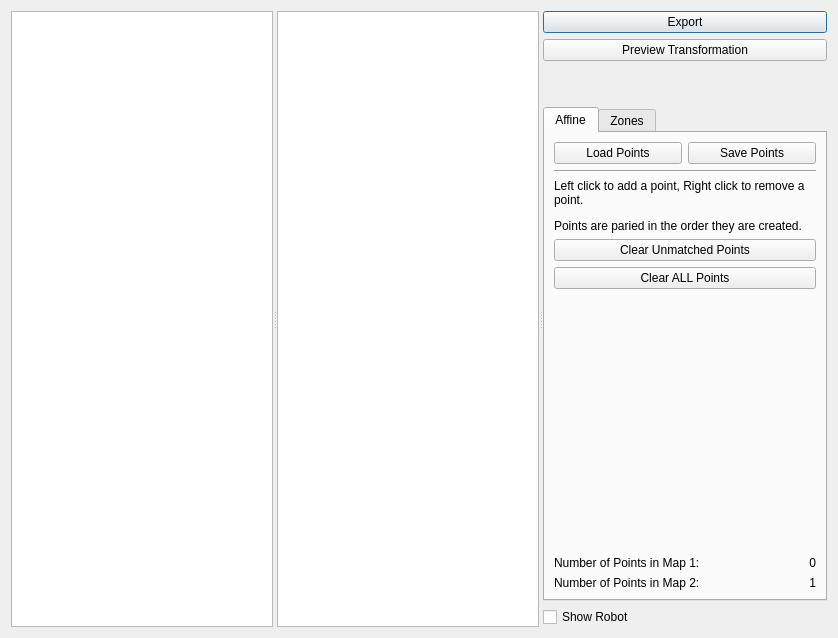
<?xml version="1.0" encoding="UTF-8"?>
<ui version="4.0">
 <class>Window</class>
 <widget class="QDialog" name="Window">
  <property name="geometry">
   <rect>
    <x>0</x>
    <y>0</y>
    <width>838</width>
    <height>638</height>
   </rect>
  </property>
  <property name="windowTitle">
   <string>Dialog</string>
  </property>
  <layout class="QVBoxLayout" name="verticalLayout_4">
   <item>
    <widget class="QSplitter" name="splitter">
     <property name="orientation">
      <enum>Qt::Horizontal</enum>
     </property>
     <widget class="customView" name="source">
      <property name="cursor" stdset="0">
       <cursorShape>CrossCursor</cursorShape>
      </property>
      <property name="mouseTracking">
       <bool>false</bool>
      </property>
     </widget>
     <widget class="customView" name="destination">
      <property name="cursor" stdset="0">
       <cursorShape>CrossCursor</cursorShape>
      </property>
     </widget>
     <widget class="QWidget" name="layoutWidget">
      <layout class="QVBoxLayout" name="verticalLayout" stretch="0,0,0,0,0">
       <item>
        <widget class="QPushButton" name="export_btn">
         <property name="text">
          <string>Export</string>
         </property>
        </widget>
       </item>
       <item>
        <widget class="QPushButton" name="transform_btn">
         <property name="text">
          <string>Preview Transformation</string>
         </property>
        </widget>
       </item>
       <item>
        <spacer name="verticalSpacer">
         <property name="orientation">
          <enum>Qt::Vertical</enum>
         </property>
         <property name="sizeType">
          <enum>QSizePolicy::Minimum</enum>
         </property>
         <property name="sizeHint" stdset="0">
          <size>
           <width>20</width>
           <height>40</height>
          </size>
         </property>
        </spacer>
       </item>
       <item>
        <widget class="QTabWidget" name="tools">
         <property name="currentIndex">
          <number>0</number>
         </property>
         <widget class="QWidget" name="affine_tool">
          <attribute name="title">
           <string>Affine</string>
          </attribute>
          <layout class="QVBoxLayout" name="verticalLayout_2">
           <item>
            <layout class="QHBoxLayout" name="horizontalLayout_2">
             <item>
              <widget class="QPushButton" name="loadPoint_btn">
               <property name="toolTip">
                <string>Loads a file of saved points on a map</string>
               </property>
               <property name="text">
                <string>Load Points</string>
               </property>
              </widget>
             </item>
             <item>
              <widget class="QPushButton" name="exportPoint_btn">
               <property name="toolTip">
                <string>&lt;html&gt;&lt;head/&gt;&lt;body&gt;&lt;p&gt;Saves the position of current points in a file for later use&lt;/p&gt;&lt;/body&gt;&lt;/html&gt;</string>
               </property>
               <property name="text">
                <string>Save Points</string>
               </property>
              </widget>
             </item>
            </layout>
           </item>
           <item>
            <widget class="Line" name="line">
             <property name="orientation">
              <enum>Qt::Horizontal</enum>
             </property>
            </widget>
           </item>
           <item>
            <widget class="QLabel" name="label_6">
             <property name="text">
              <string>&lt;html&gt;&lt;head/&gt;&lt;body&gt;&lt;p&gt;Left click to add a point, Right click to remove a point. &lt;/p&gt;&lt;p&gt;Points are paried in the order they are created.&lt;/p&gt;&lt;/body&gt;&lt;/html&gt;</string>
             </property>
             <property name="wordWrap">
              <bool>true</bool>
             </property>
            </widget>
           </item>
           <item>
            <widget class="QPushButton" name="clearUnmatched_btn">
             <property name="toolTip">
              <string>Removes points that are not paired on both maps</string>
             </property>
             <property name="text">
              <string>Clear Unmatched Points</string>
             </property>
            </widget>
           </item>
           <item>
            <widget class="QPushButton" name="clearAll_btn">
             <property name="toolTip">
              <string>&lt;html&gt;&lt;head/&gt;&lt;body&gt;&lt;p&gt;Removes&lt;span style=&quot; font-size:12pt; font-weight:600;&quot;&gt; all points&lt;/span&gt; from both maps&lt;/p&gt;&lt;/body&gt;&lt;/html&gt;</string>
             </property>
             <property name="text">
              <string>Clear ALL Points</string>
             </property>
            </widget>
           </item>
           <item>
            <spacer name="verticalSpacer_2">
             <property name="orientation">
              <enum>Qt::Vertical</enum>
             </property>
             <property name="sizeHint" stdset="0">
              <size>
               <width>20</width>
               <height>40</height>
              </size>
             </property>
            </spacer>
           </item>
           <item>
            <layout class="QHBoxLayout" name="horizontalLayout">
             <item>
              <widget class="QLabel" name="label">
               <property name="text">
                <string>Number of Points in Map 1: </string>
               </property>
              </widget>
             </item>
             <item>
              <widget class="QLabel" name="label_4">
               <property name="text">
                <string>0</string>
               </property>
               <property name="alignment">
                <set>Qt::AlignRight|Qt::AlignTrailing|Qt::AlignVCenter</set>
               </property>
              </widget>
             </item>
            </layout>
           </item>
           <item>
            <layout class="QHBoxLayout" name="horizontalLayout_3">
             <item>
              <widget class="QLabel" name="label_3">
               <property name="text">
                <string>Number of Points in Map 2: </string>
               </property>
              </widget>
             </item>
             <item>
              <widget class="QLabel" name="label_5">
               <property name="text">
                <string>1</string>
               </property>
               <property name="alignment">
                <set>Qt::AlignRight|Qt::AlignTrailing|Qt::AlignVCenter</set>
               </property>
              </widget>
             </item>
            </layout>
           </item>
          </layout>
         </widget>
         <widget class="QWidget" name="zone_tool">
          <attribute name="title">
           <string>Zones</string>
          </attribute>
          <layout class="QVBoxLayout" name="verticalLayout_6">
           <item>
            <layout class="QVBoxLayout" name="verticalLayout_3" stretch="0,0,0,0,0">
             <item>
              <widget class="QPushButton" name="importZone_btn">
               <property name="toolTip">
                <string>Import a zone file to convert points.</string>
               </property>
               <property name="text">
                <string>Import Zone File</string>
               </property>
              </widget>
             </item>
             <item>
              <widget class="QLabel" name="label_2">
               <property name="text">
                <string>File Preview:</string>
               </property>
              </widget>
             </item>
             <item>
              <widget class="QTextEdit" name="zoneData">
               <property name="cursor" stdset="0">
                <cursorShape>ForbiddenCursor</cursorShape>
               </property>
               <property name="documentTitle">
                <string>data</string>
               </property>
               <property name="readOnly">
                <bool>true</bool>
               </property>
               <property name="acceptRichText">
                <bool>false</bool>
               </property>
               <property name="textInteractionFlags">
                <set>Qt::NoTextInteraction</set>
               </property>
              </widget>
             </item>
             <item>
              <widget class="QPushButton" name="exportZone_btn">
               <property name="toolTip">
                <string>Export the converted data points</string>
               </property>
               <property name="text">
                <string>Export Converted Points</string>
               </property>
              </widget>
             </item>
             <item>
              <spacer name="verticalSpacer_3">
               <property name="orientation">
                <enum>Qt::Vertical</enum>
               </property>
               <property name="sizeHint" stdset="0">
                <size>
                 <width>20</width>
                 <height>40</height>
                </size>
               </property>
              </spacer>
             </item>
            </layout>
           </item>
          </layout>
         </widget>
        </widget>
       </item>
       <item>
        <widget class="QCheckBox" name="toggleRobot">
         <property name="text">
          <string>Show Robot</string>
         </property>
        </widget>
       </item>
      </layout>
     </widget>
    </widget>
   </item>
  </layout>
 </widget>
 <customwidgets>
  <customwidget>
   <class>customView</class>
   <extends>QGraphicsView</extends>
   <header>customview.h</header>
  </customwidget>
 </customwidgets>
 <tabstops>
  <tabstop>source</tabstop>
  <tabstop>destination</tabstop>
  <tabstop>export_btn</tabstop>
  <tabstop>transform_btn</tabstop>
  <tabstop>toggleRobot</tabstop>
 </tabstops>
 <resources/>
 <connections/>
</ui>
